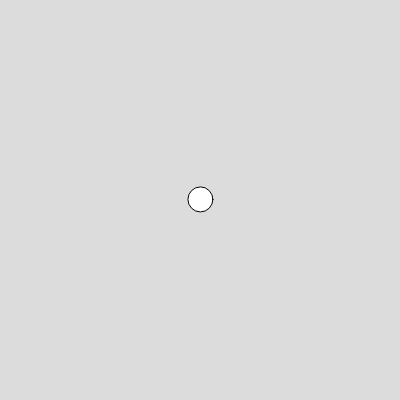
Frame 1 (no input)
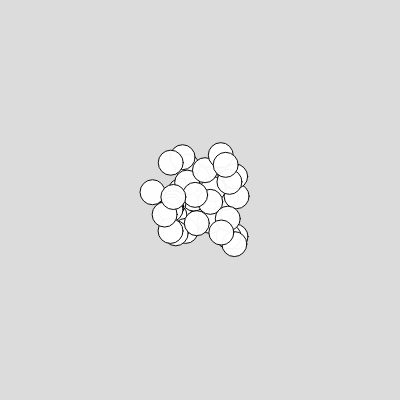
Frame 60 (no input)
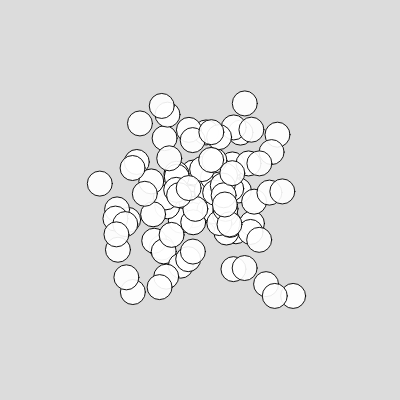
Frame 120 (the mouse pressed at the canvas centre since frame 60)

The p5.js sketch that drew these frames (run headless with seeded random() and noise() and a simulated clock; from frame 60 on, the mouse is pressed at the canvas centre):

// p5.js sketch
// ── sketch.js
let particleSystem;

function setup() {
  createCanvas(400, 400);
  particleSystem = new ParticleSystem(createVector(width / 2, height / 2));
}

function draw() {
  background(220);
  particleSystem.addParticles();
  particleSystem.run();
  //console.log("running here");
}

// ── Particle.js
class Particle {
  constructor(x, y) {
    this.position = createVector(x, y);
    this.velocity = createVector(random(-1, 1), random(-1, 1));
    this.lifespan = 255;
  }
  update() {
    this.position.add(this.velocity);
    this.lifespan -= 0.2;
  }

  display() {
    stroke(0, this.lifespan);
    fill(255, this.lifespan);
    ellipse(this.position.x, this.position.y, 25, 25);
  }

  isDead() {
    return this.lifespan < 0;
  }
}

// ── ParticleSystem.js
class ParticleSystem {
  constructor(position) {
    this.origin = position.copy();
    this.particles = [];
  }
  addParticles() {
    this.particles.push(new Particle(this.origin.x, this.origin.y));
  }

  run() {
    for (let i = this.particles.length - 1; i >= 0; i--) {
      let p = this.particles[i];
      p.update();
      p.display();
      if (p.isDead()) {
        this.particles.splice(i, 1);
        console.log("running here2");
      }
    }
  }
}
